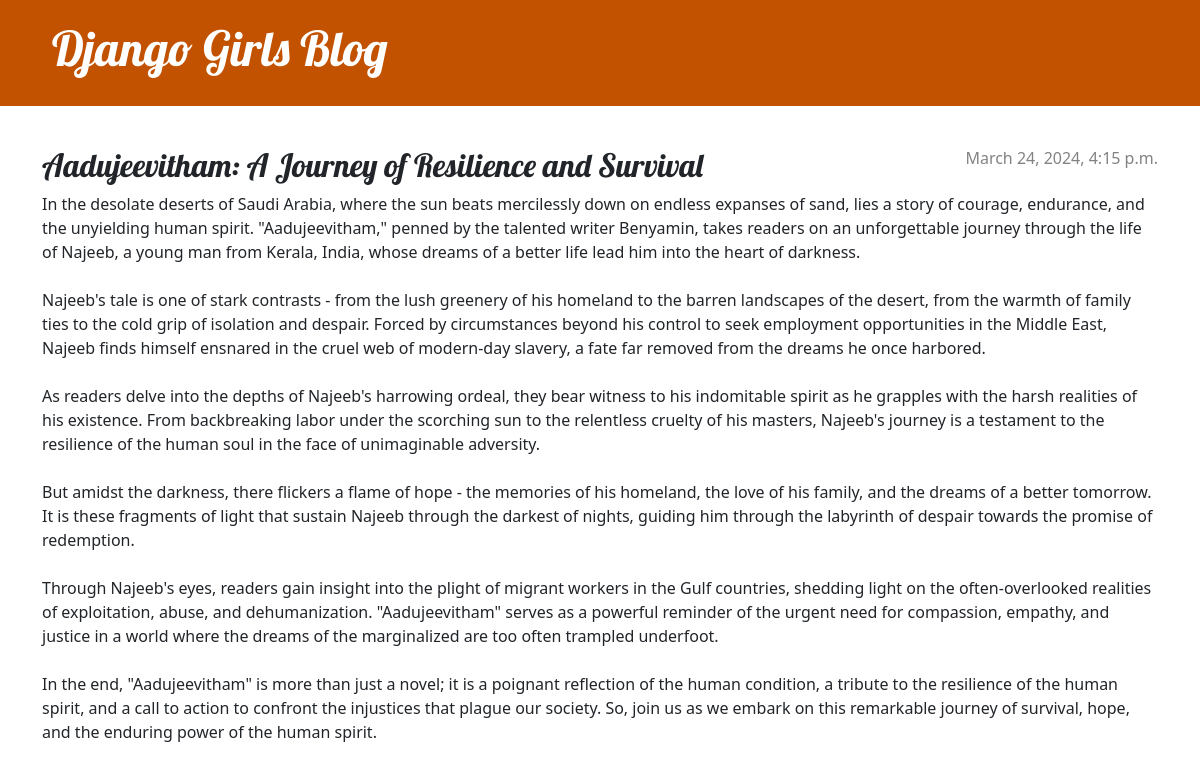
The page /post/8/ on the database its author committed.
### blog/models.py (models this page shows, shortened)
class Post(models.Model):
    author = models.ForeignKey(settings.AUTH_USER_MODEL, on_delete=models.CASCADE)
    title = models.CharField(max_length=200)
    text = models.TextField()
    created_date = models.DateTimeField(default=timezone.now)
    published_date = models.DateTimeField(blank=True, null=True)

### blog/views.py (the view)
# urls.py: path('post/<int:pk>/', views.post_detail, name='post_detail'),
def post_detail(request, pk):
    post = get_object_or_404(Post, pk=pk)
    return render(request, 'blog/post_detail.html', {'post': post})

### blog/templates/blog/post_detail.html (shortened to what this page needs)
{% extends 'blog/base.html' %}
{% block content %}
    <article class="post">
        {% if post.published_date %}
        <div class="date">
            {{ post.published_date }}
        </div>
    {% endif %}
        <h2>{{ post.title }}</h2>
        <p>{{ post.text|linebreaksbr }}</p>
    </article>
{% endblock %}

### blog/static/css/blog.css (style rules this page uses)
h1, h2, h3, h4 { font-family: 'Lobster', cursive; }
.date { color: #828282; }
.post { margin-bottom: 70px; }
.post > .date, .post > .actions { float: right; }

### rows shown on the page
Post: published_date "March 24, 2024, 4:15 p.m.", title "Aadujeevitham: A Journey of Resilience and Survival", text "In the desolate deserts of Saudi Arabia, where the sun beats mercilessly down on endless expanses of sand, lies a story of courage, endurance, and the unyielding human spirit. \"Aadujeevitham,\" penned by the talented writer Benyamin, takes readers on an unforgettable journey through the life of Najeeb, a young man from Kerala, India, whose dreams of a better life lead him into the heart of darkness. Najeeb's tale is one of stark contrasts - from the lush greenery of his homeland to the barren landscapes of the desert, from the warmth of family ties to the cold grip of isolation and despair. Forced by circumstances beyond his control to seek employment opportunities in the Middle East, Najeeb…"
